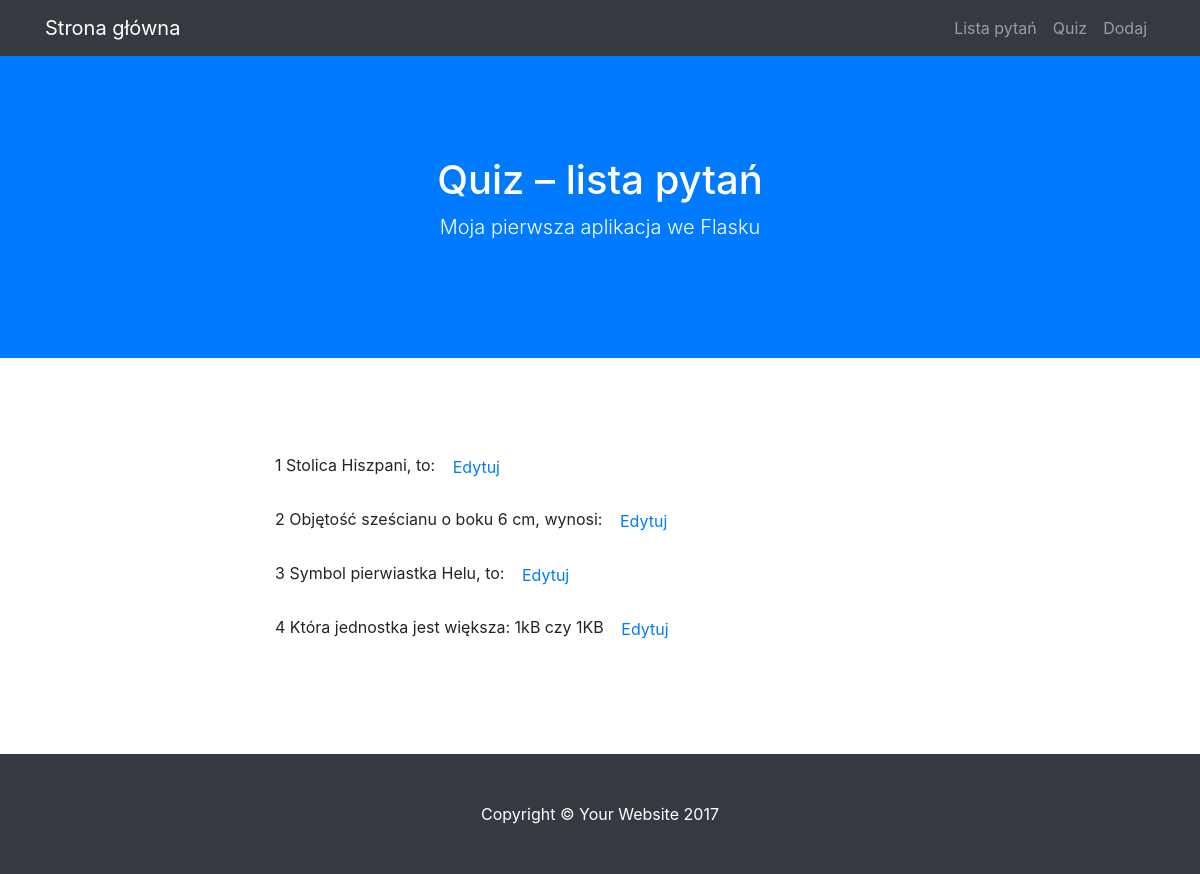
The app's page /lista, older data.
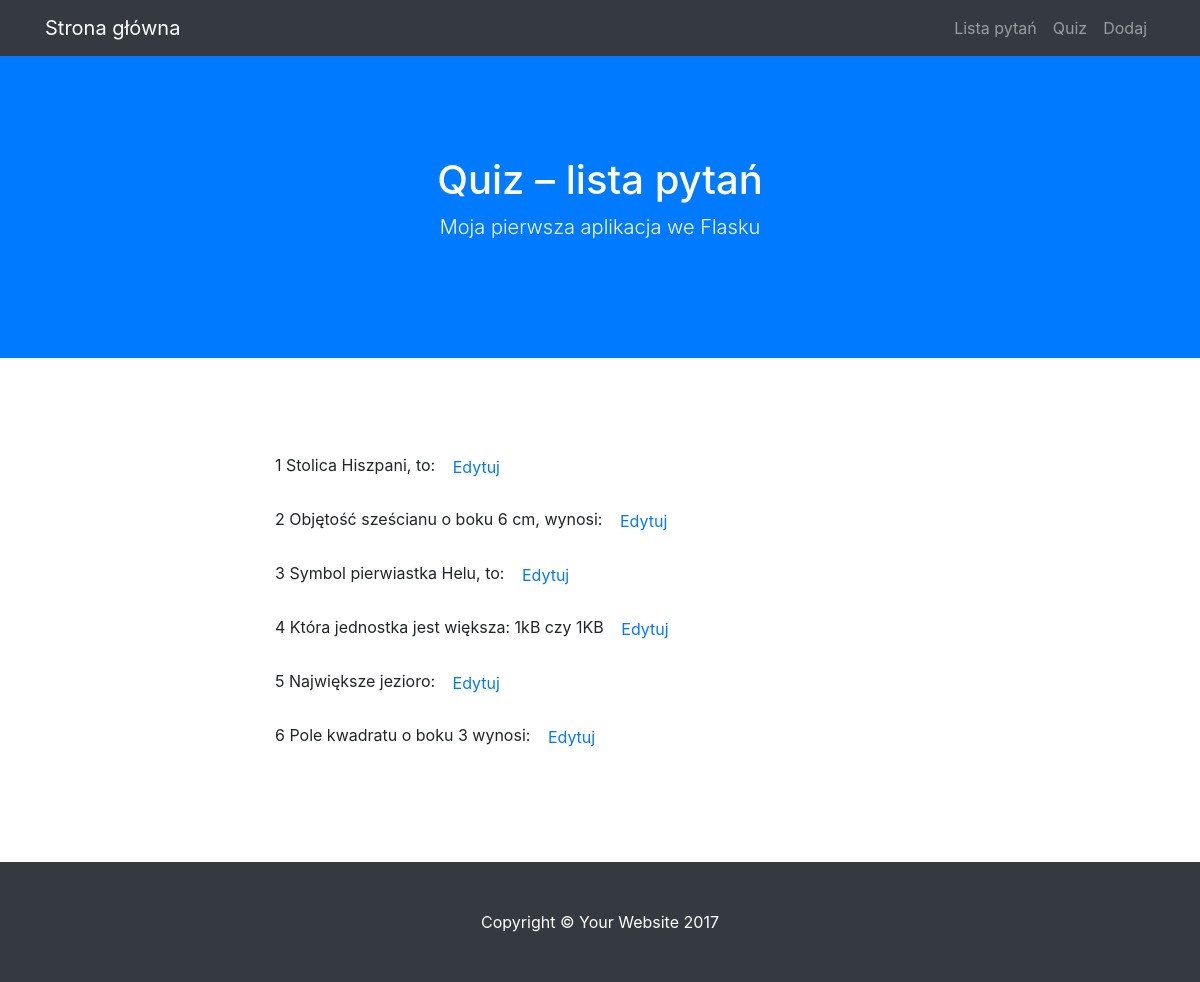
The same page, newer data.
### modele.py (models this page shows)
class BazaModel(Model):
    class Meta:
        database = baza

class Pytanie(BazaModel):
    pytanie = CharField(null=False)
    kategoria = ForeignKeyField(Kategoria, related_name='pytania')

### views.py (the view)
@app.route("/lista")
def lista():
    pytania = Pytanie.select()
    return render_template('lista.html', query = pytania)

### quiz.py (called while the page is built)
@app.before_request
def before_request():
    g.db = baza
    g.db.connect()

@app.after_request
def after_request(response):
    g.db.close()
    return response

### templates/lista.html (shortened to what this page needs)
{% extends "szablon.html" %}
{% block h1 %}Quiz – lista pytań{% endblock %}
{% block tresc %}
<ol>
    {% for p in query %}
    <p>
        {{ p.id }} {{ p.pytanie }}
        <a href="{{ url_for('edytuj', pid=p.id) }}" class="btn btn-Primary">Edytuj</a>
    </p>
    {% endfor %}
</ol>
{% endblock %}

Row changes from the older to the newer data that the page shows:
added Pytanie: id "5", pytanie "Największe jezioro:"
added Pytanie: id "6", pytanie "Pole kwadratu o boku 3 wynosi:"
